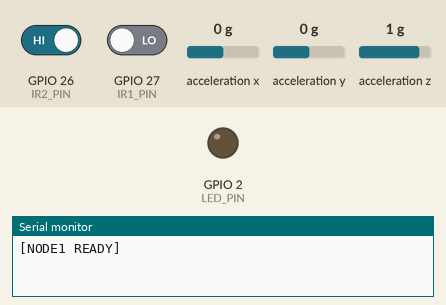
A sketch run on a simulated ESP32. On the bench: output pins drawn as LEDs (lit = HIGH), the last lines printed to the serial monitor. Wiring (inferred from the names in the program): ADXL345 accelerometer at I2C address 0x53. The test bench sets the inputs (shaded band); at power-on: GPIO 27 (IR1_PIN) LOW, acceleration x 0 g, GPIO 26 (IR2_PIN) HIGH, acceleration y 0 g, acceleration z 1 g.

Above: at 1.2 s.
1.3 s: GPIO 27 (IR1_PIN) driven HIGH
2.8 s: acceleration x set to -0.9 g
4.3 s: acceleration x set to -1.2 g
At 4.4 s:
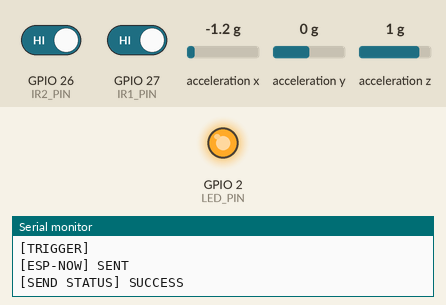
14.9 s: acceleration x set to -0.8 g
16.4 s: acceleration x set to -1.4 g
At 17.2 s:
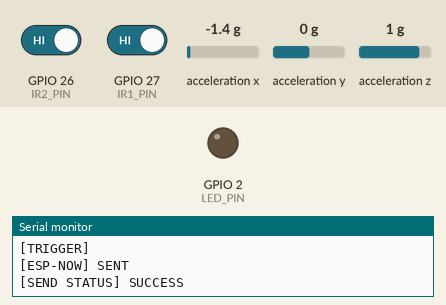
Timing chart, 0 to 24.2 s (numbered marks = the images above; inputs shaded):
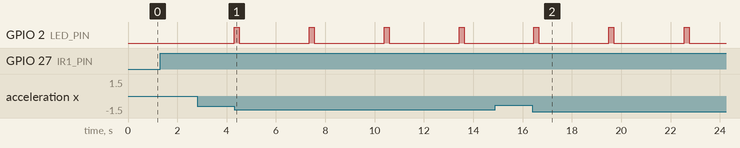

The sketch:

NODE_1.ino
```cpp
#include <WiFi.h>
#include <esp_now.h>
#include "esp_wifi.h"
#include <Wire.h>
#include <math.h>

uint8_t SENSOR_MAC[] = {0xF0, 0x24, 0xF9, 0x45, 0x48, 0xAC};

#define WIFI_CHANNEL 6

const int IR1_PIN = 27;
const int IR2_PIN = 26;
const int LED_PIN = 2;

// ADXL
const int SDA_PIN = 33;
const int SCL_PIN = 32;
const int ADXL_ADDR = 0x53;

const unsigned long COOLDOWN_MS = 3000;

const float DELTA_THRESHOLD = 0.07;
const float SHOCK_THRESHOLD = 1.5;

unsigned long lastFired = 0;

typedef struct {
  uint8_t trigger;
} TriggerPacket;

void onSent(const wifi_tx_info_t *info, esp_now_send_status_t status) {
  Serial.print("[SEND STATUS] ");
  Serial.println(status == ESP_NOW_SEND_SUCCESS ? "SUCCESS" : "FAIL");
}

void adxl_write(byte reg, byte val) {
  Wire.beginTransmission(ADXL_ADDR);
  Wire.write(reg);
  Wire.write(val);
  Wire.endTransmission();
}

void adxl_init() {
  Wire.begin(SDA_PIN, SCL_PIN);
  adxl_write(0x2D, 0x08);
  adxl_write(0x31, 0x09);
}

float adxl_magnitude() {
  Wire.beginTransmission(ADXL_ADDR);
  Wire.write(0x32);
  Wire.endTransmission(false);
  Wire.requestFrom(ADXL_ADDR, 6, true);

  int16_t x = Wire.read() | (Wire.read() << 8);
  int16_t y = Wire.read() | (Wire.read() << 8);
  int16_t z = Wire.read() | (Wire.read() << 8);

  float ax = x * 0.004;
  float ay = y * 0.004;
  float az = z * 0.004;

  return sqrt(ax * ax + ay * ay + az * az);
}

bool detectDisturbance() {
  float prev = adxl_magnitude();

  for (int i = 0; i < 10; i++) {
    float curr = adxl_magnitude();
    float delta = abs(curr - prev);

    if (curr > SHOCK_THRESHOLD) return true;
    if (delta > DELTA_THRESHOLD) return true;

    prev = curr;
    delay(5);
  }
  return false;
}

// ── SEND ───────────────────────────────
void sendTrigger() {
  TriggerPacket pkt;
  pkt.trigger = 1;

  esp_err_t result = esp_now_send(SENSOR_MAC, (uint8_t*)&pkt, sizeof(pkt));

  if (result == ESP_OK) Serial.println("[ESP-NOW] SENT");
  else Serial.println("[ESP-NOW] FAIL");
}

// ── SETUP ──────────────────────────────
void setup() {
  Serial.begin(115200);

  pinMode(IR1_PIN, INPUT);
  pinMode(IR2_PIN, INPUT);
  pinMode(LED_PIN, OUTPUT);

  WiFi.mode(WIFI_STA);

  // Force channel BEFORE init
  esp_wifi_set_channel(WIFI_CHANNEL, WIFI_SECOND_CHAN_NONE);

  if (esp_now_init() != ESP_OK) {
    Serial.println("ESP-NOW INIT FAIL");
    return;
  }

  esp_now_register_send_cb(onSent);

  esp_now_peer_info_t peer = {};
  memcpy(peer.peer_addr, SENSOR_MAC, 6);
  peer.channel = WIFI_CHANNEL;
  peer.encrypt = false;

  if (esp_now_add_peer(&peer) != ESP_OK) {
    Serial.println("PEER ADD FAIL");
    return;
  }

  adxl_init();

  Serial.println("[NODE1 READY]");
}

// ── LOOP ───────────────────────────────
void loop() {

  bool ir1 = digitalRead(IR1_PIN) == LOW;
  bool ir2 = digitalRead(IR2_PIN) == LOW;
  bool disturbance = detectDisturbance();

  unsigned long now = millis();

  if ((ir1 || ir2 || disturbance) && (now - lastFired > COOLDOWN_MS)) {

    Serial.println("[TRIGGER]");

    lastFired = now;

    digitalWrite(LED_PIN, HIGH);
    sendTrigger();
    delay(200);
    digitalWrite(LED_PIN, LOW);
  }

  delay(50);
}
```

Measured:
- the behaviour switches between -1 and -1.1 g on acceleration x (found by bisection; images 0 and 1)
- after the input at 1.3 s, every drawn part: stays the same
- after the input at 2.8 s, every drawn part: stays the same
- after the input at 4.3 s, GPIO 2 (LED_PIN): alternates HIGH for 0.20 s and LOW for 2.8 s, starting at once
- after the input at 14.9 s, every drawn part: stays the same
- after the input at 16.4 s, GPIO 2 (LED_PIN): alternates HIGH for 0.20 s and LOW for 2.8 s, starting after 0.06 s
